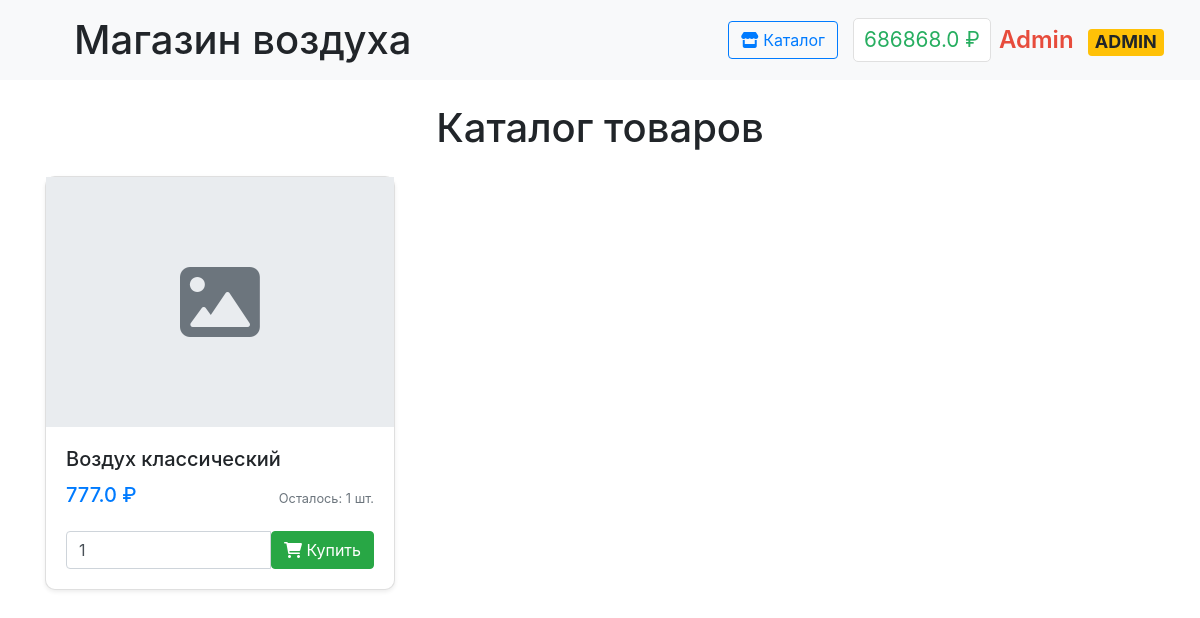
The page / (signed in) on the database its author committed.
### data/users.py (models this page shows, shortened)
class User(SqlAlchemyBase, UserMixin):
    __tablename__ = 'users'
    id = Column(Integer, primary_key=True, autoincrement=True)
    surname = Column(String, nullable=False)
    name = Column(String, nullable=False)
    email = Column(String, unique=True, nullable=False)
    hashed_password = Column(String, nullable=False)
    balance = Column(Float, default=0)
    is_admin = Column(Boolean, default=False)

### data/products.py (models this page shows, shortened)
class Product(SqlAlchemyBase):
    __tablename__ = 'products'
    id = sa.Column(sa.Integer, primary_key=True, autoincrement=True)
    title = sa.Column(sa.String, nullable=False)
    description = sa.Column(sa.Text)
    price = sa.Column(sa.Float, nullable=False)
    quantity = sa.Column(sa.Integer, default=0)
    image_url = sa.Column(sa.String)
    category = sa.Column(sa.String)
    created_at = sa.Column(sa.DateTime, default=sa.func.now())
    is_available = sa.Column(sa.Boolean, default=True)

### main.py (the view)
@app.route('/')
def index():
    db_sess = db_session.create_session()
    products = db_sess.query(Product).filter(Product.is_available == True).all()
    return render_template("index.html", products=products)

### data/db_session.py (called while the page is built)
def create_session() -> Session:
    global __factory
    return __factory()

### main.py (called while the page is built)
@login_manager.user_loader
def load_user(user_id):
    db_sess = db_session.create_session()
    return db_sess.get(User, user_id)

### templates/index.html (shortened to what this page needs)
{% extends "base.html" %}
{% block content %}
<div class="container py-4">
    <h1 class="text-center mb-4">Каталог товаров</h1>
    <div class="row">
        {% for product in products %}
        <div class="col-lg-4 col-md-6 mb-4">
            <div class="card h-100 shadow-sm">
                <div class="product-image-container">
                    {% if product.image_url %}
                    <img src="{{ url_for('static', filename=product.image_url) }}"
                         class="card-img-top img-fluid p-3"
                         alt="{{ product.title }}"
                         style="max-height: 250px; object-fit: contain;">
                    {% else %}
                    <div class="no-image-placeholder d-flex align-items-center justify-content-center">
                        <i class="fas fa-image fa-5x text-muted"></i>
                    </div>
                    {% endif %}
                </div>
                <div class="card-body d-flex flex-column">
                    <h5 class="card-title">{{ product.title }}</h5>
                    <div class="mt-auto">
                        <div class="d-flex justify-content-between align-items-center mb-3">
                            <span class="h5 text-primary">{{ product.price }} ₽</span>
                            <small class="text-muted">Осталось: {{ product.quantity }} шт.</small>
                        </div>
                        {% if current_user.is_authenticated %}
                        <form action="{{ url_for('buy', product_id=product.id) }}" method="POST">
                            <div class="input-group">
                                <input type="number" name="quantity" value="1" min="1"
                                       max="{{ product.quantity }}" class="form-control">
                                <button class="btn btn-success" {% if product.quantity < 1 %}disabled{% endif %}>
                                    <i class="fas fa-shopping-cart"></i> Купить
                                </button>
                            </div>
                        </form>
                        {% else %}
                        <a href="{{ url_for('login') }}" class="btn btn-outline-primary btn-block">
                            Войдите для покупки
                        </a>
                        {% endif %}
                    </div>
                </div>
            </div>
        </div>
        {% endfor %}
    </div>
</div>
{% endblock %}

### templates/base.html (shortened to what this page needs)
<!doctype html>
<html lang="en">
<head>
    <link rel="stylesheet" href="https://stackpath.bootstrapcdn.com/bootstrap/4.4.1/css/bootstrap.min.css">
    <link rel="stylesheet" href="https://cdnjs.cloudflare.com/ajax/libs/font-awesome/6.0.0/css/all.min.css">
    <link rel="stylesheet" href="{{ url_for('static', filename='css/style.css') }}">
</head>
<body>
<nav class="navbar navbar-light bg-light">
    <div class="navbar-container">
        <h1 class="m-2" style="padding-left: 30px;">Магазин воздуха</h1>
        <div class="nav-section">
            {% if current_user.is_authenticated %}
                <a href="{{ url_for('index') }}" class="btn btn-outline-primary">
                    <i class="fas fa-store"></i> Каталог
                </a>
                <div class="d-flex align-items-center">
                    <span class="balance mr-2" onclick="window.location.href='{{ url_for('payment') }}'">
                        {{ current_user.balance }} ₽
                    </span>
                    <span class="username {% if current_user.is_admin %}admin-badge{% endif %}"
                          onclick="window.location.href='{{ url_for('profile') }}'">
                        {{ current_user.name }}
                        {% if current_user.is_admin %}<span class="badge badge-warning ml-2">ADMIN</span>{% endif %}
                    </span>
                </div>
            {% endif %}
        </div>
    </div>
</nav>
<main>
    {% block content %}{% endblock %}
</main>
</body>
</html>

### static/css/style.css (style rules this page uses)
.navbar-container { width: 100%; display: flex; justify-content: space-between; align-items: center; }
.nav-section { display: flex; align-items: center; gap: 15px; }
.username { font-size: 1.5rem; font-weight: 600; color: #2c3e50; cursor: pointer; margin: 0; }
.balance { font-size: 1.3rem; color: #27ae60; background: white; padding: 5px 10px; border-radius: 5px; cursor: pointer; border: 1px solid #e0e0e0; margin: 0; }
.admin-badge { color: #e74c3c; }
.navbar-container { display: flex; justify-content: space-between; align-items: center; width: 100%; padding: 0 20px; }

### templates/index.html (style rules this page uses)
.product-image-container { height: 250px; display: flex; align-items: center; justify-content: center; background-color: #f8f9fa; overflow: hidden; }
.no-image-placeholder { height: 100%; width: 100%; background-color: #e9ecef; }
.card { transition: transform 0.2s; border-radius: 10px; }

### rows shown on the page
User: balance "686868.0", name "Admin"
Product: title "Воздух классический", price "777.0", quantity "1"
